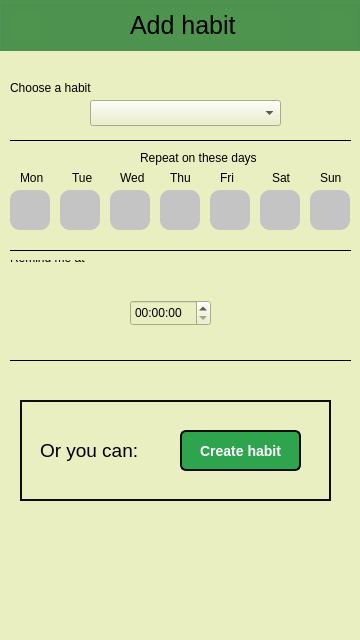
<?xml version="1.0" encoding="UTF-8"?>
<ui version="4.0">
 <class>AddHabit</class>
 <widget class="QWidget" name="AddHabit">
  <property name="geometry">
   <rect>
    <x>0</x>
    <y>0</y>
    <width>360</width>
    <height>640</height>
   </rect>
  </property>
  <property name="windowTitle">
   <string>Form</string>
  </property>
  <property name="styleSheet">
   <string notr="true">background: #E9EFC0;</string>
  </property>
  <widget class="QComboBox" name="Add_habit_comboBox">
   <property name="geometry">
    <rect>
     <x>90</x>
     <y>100</y>
     <width>191</width>
     <height>26</height>
    </rect>
   </property>
   <property name="styleSheet">
    <string notr="true">QComboBox::indicator{
    background-color:transparent;
    selection-background-color:transparent;
    color:transparent;
    selection-color:transparent;
}</string>
   </property>
   <property name="currentIndex">
    <number>-1</number>
   </property>
   <property name="maxVisibleItems">
    <number>100</number>
   </property>
  </widget>
  <widget class="QTimeEdit" name="timeEdit">
   <property name="geometry">
    <rect>
     <x>130</x>
     <y>300</y>
     <width>81</width>
     <height>26</height>
    </rect>
   </property>
   <property name="styleSheet">
    <string notr="true">QTimeEdit::MinuteSection{
stepBy:10;
}

QTimeEdit QAbstractSpinBox{
stepEnabled: True;
}

QTimeEdit QAbstractSpinBox::MinuteSection {
stepEnabled: True;
stepBy:10;
}</string>
   </property>
  </widget>
  <widget class="QLabel" name="label">
   <property name="geometry">
    <rect>
     <x>10</x>
     <y>250</y>
     <width>211</width>
     <height>16</height>
    </rect>
   </property>
   <property name="text">
    <string>Remind me at</string>
   </property>
  </widget>
  <widget class="Line" name="line">
   <property name="geometry">
    <rect>
     <x>10</x>
     <y>240</y>
     <width>341</width>
     <height>20</height>
    </rect>
   </property>
   <property name="frameShadow">
    <enum>QFrame::Plain</enum>
   </property>
   <property name="orientation">
    <enum>Qt::Horizontal</enum>
   </property>
  </widget>
  <widget class="Line" name="line_2">
   <property name="geometry">
    <rect>
     <x>10</x>
     <y>130</y>
     <width>341</width>
     <height>20</height>
    </rect>
   </property>
   <property name="frameShadow">
    <enum>QFrame::Plain</enum>
   </property>
   <property name="orientation">
    <enum>Qt::Horizontal</enum>
   </property>
  </widget>
  <widget class="Line" name="line_3">
   <property name="geometry">
    <rect>
     <x>10</x>
     <y>350</y>
     <width>341</width>
     <height>20</height>
    </rect>
   </property>
   <property name="frameShadow">
    <enum>QFrame::Plain</enum>
   </property>
   <property name="orientation">
    <enum>Qt::Horizontal</enum>
   </property>
  </widget>
  <widget class="QLabel" name="label_4">
   <property name="geometry">
    <rect>
     <x>140</x>
     <y>150</y>
     <width>261</width>
     <height>16</height>
    </rect>
   </property>
   <property name="text">
    <string>Repeat on these days</string>
   </property>
  </widget>
  <widget class="QLabel" name="label_5">
   <property name="geometry">
    <rect>
     <x>10</x>
     <y>80</y>
     <width>161</width>
     <height>16</height>
    </rect>
   </property>
   <property name="text">
    <string>Choose a habit</string>
   </property>
  </widget>
  <widget class="QGroupBox" name="groupBox_2">
   <property name="geometry">
    <rect>
     <x>0</x>
     <y>0</y>
     <width>361</width>
     <height>51</height>
    </rect>
   </property>
   <property name="styleSheet">
    <string notr="true">position: absolute;
width: 360px;
height: 65px;
left: 0px;
top: 0px;

background: #4E944F;
</string>
   </property>
   <property name="title">
    <string/>
   </property>
   <widget class="QLabel" name="label_7">
    <property name="geometry">
     <rect>
      <x>320</x>
      <y>10</y>
      <width>31</width>
      <height>31</height>
     </rect>
    </property>
    <property name="text">
     <string/>
    </property>
    <property name="pixmap">
     <pixmap>:/img/pick/Save.png</pixmap>
    </property>
   </widget>
   <widget class="QLabel" name="label_8">
    <property name="geometry">
     <rect>
      <x>130</x>
      <y>10</y>
      <width>151</width>
      <height>31</height>
     </rect>
    </property>
    <property name="styleSheet">
     <string notr="true">position: absolute;
width: 115px;
height: 37px;
left: 126px;
top: 5px;

font-family: 'Inter';
font-style: normal;
font-weight: 400;
font-size: 25px;
line-height: 30px;

color: #000000;
background: #4E944F;</string>
    </property>
    <property name="text">
     <string>Add habit</string>
    </property>
   </widget>
   <widget class="QPushButton" name="Add_habit_button">
    <property name="geometry">
     <rect>
      <x>310</x>
      <y>0</y>
      <width>51</width>
      <height>51</height>
     </rect>
    </property>
    <property name="styleSheet">
     <string notr="true">border: medium none;
  background-image: none; 
  background: transparent;
  float: left;
  background-color: transparent;</string>
    </property>
    <property name="text">
     <string/>
    </property>
   </widget>
   <widget class="QPushButton" name="pushButton_4">
    <property name="geometry">
     <rect>
      <x>0</x>
      <y>0</y>
      <width>51</width>
      <height>51</height>
     </rect>
    </property>
    <property name="styleSheet">
     <string notr="true">border: medium none;
  background-image: none; 
  background: transparent;
  float: left;
  background-color: transparent;</string>
    </property>
    <property name="text">
     <string/>
    </property>
    <property name="flat">
     <bool>false</bool>
    </property>
   </widget>
   <widget class="QLabel" name="label_21">
    <property name="geometry">
     <rect>
      <x>10</x>
      <y>10</y>
      <width>31</width>
      <height>31</height>
     </rect>
    </property>
    <property name="text">
     <string/>
    </property>
    <property name="pixmap">
     <pixmap resource="resources.qrc">:/img/pick/pick/Back.png</pixmap>
    </property>
    <property name="scaledContents">
     <bool>true</bool>
    </property>
   </widget>
   <widget class="QLabel" name="label_6">
    <property name="geometry">
     <rect>
      <x>320</x>
      <y>10</y>
      <width>31</width>
      <height>31</height>
     </rect>
    </property>
    <property name="text">
     <string/>
    </property>
    <property name="pixmap">
     <pixmap resource="resources.qrc">:/img/pick/pick/Save.png</pixmap>
    </property>
    <property name="scaledContents">
     <bool>true</bool>
    </property>
   </widget>
   <zorder>label_7</zorder>
   <zorder>label_8</zorder>
   <zorder>label_21</zorder>
   <zorder>label_6</zorder>
   <zorder>pushButton_4</zorder>
   <zorder>Add_habit_button</zorder>
  </widget>
  <widget class="QCheckBox" name="checkBox_2">
   <property name="geometry">
    <rect>
     <x>10</x>
     <y>190</y>
     <width>41</width>
     <height>40</height>
    </rect>
   </property>
   <property name="styleSheet">
    <string notr="true">QCheckBox::indicator{
background-color: #c4c4c4;
border-radius: 10px;
height:40 px;
width:40 px;

}

QCheckBox:indicator::checked
{
background-color:#2A64BB;
}
</string>
   </property>
   <property name="text">
    <string/>
   </property>
   <property name="checkable">
    <bool>true</bool>
   </property>
   <property name="checked">
    <bool>false</bool>
   </property>
  </widget>
  <widget class="QCheckBox" name="checkBox">
   <property name="geometry">
    <rect>
     <x>60</x>
     <y>190</y>
     <width>41</width>
     <height>40</height>
    </rect>
   </property>
   <property name="styleSheet">
    <string notr="true">QCheckBox::indicator{
background-color: #c4c4c4;
border-radius: 10px;
height:40 px;
width:40 px;

}

QCheckBox:indicator::checked
{
background-color:#2A64BB;
}
</string>
   </property>
   <property name="text">
    <string/>
   </property>
  </widget>
  <widget class="QCheckBox" name="checkBox_3">
   <property name="geometry">
    <rect>
     <x>160</x>
     <y>190</y>
     <width>41</width>
     <height>40</height>
    </rect>
   </property>
   <property name="styleSheet">
    <string notr="true">QCheckBox::indicator{
background-color: #c4c4c4;
border-radius: 10px;
height:40 px;
width:40 px;

}

QCheckBox:indicator::checked
{
background-color:#2A64BB;
}
</string>
   </property>
   <property name="text">
    <string/>
   </property>
  </widget>
  <widget class="QCheckBox" name="checkBox_4">
   <property name="geometry">
    <rect>
     <x>260</x>
     <y>190</y>
     <width>41</width>
     <height>40</height>
    </rect>
   </property>
   <property name="styleSheet">
    <string notr="true">QCheckBox::indicator{
background-color: #c4c4c4;
border-radius: 10px;
height:40 px;
width:40 px;

}

QCheckBox:indicator::checked
{
background-color:#2A64BB;
}
</string>
   </property>
   <property name="text">
    <string/>
   </property>
  </widget>
  <widget class="QCheckBox" name="checkBox_5">
   <property name="geometry">
    <rect>
     <x>210</x>
     <y>190</y>
     <width>41</width>
     <height>40</height>
    </rect>
   </property>
   <property name="styleSheet">
    <string notr="true">QCheckBox::indicator{
background-color: #c4c4c4;
border-radius: 10px;
height:40 px;
width:40 px;

}

QCheckBox:indicator::checked
{
background-color:#2A64BB;
}
</string>
   </property>
   <property name="text">
    <string/>
   </property>
  </widget>
  <widget class="QCheckBox" name="checkBox_6">
   <property name="geometry">
    <rect>
     <x>110</x>
     <y>190</y>
     <width>41</width>
     <height>40</height>
    </rect>
   </property>
   <property name="styleSheet">
    <string notr="true">QCheckBox::indicator{
background-color: #c4c4c4;
border-radius: 10px;
height:40 px;
width:40 px;

}

QCheckBox:indicator::checked
{
background-color:#2A64BB;
}
</string>
   </property>
   <property name="text">
    <string/>
   </property>
  </widget>
  <widget class="QCheckBox" name="checkBox_7">
   <property name="geometry">
    <rect>
     <x>310</x>
     <y>190</y>
     <width>41</width>
     <height>40</height>
    </rect>
   </property>
   <property name="styleSheet">
    <string notr="true">QCheckBox::indicator{
background-color: #c4c4c4;
border-radius: 10px;
height:40 px;
width:40 px;

}

QCheckBox:indicator::checked
{
background-color:#2A64BB;
}
</string>
   </property>
   <property name="text">
    <string/>
   </property>
  </widget>
  <widget class="QLabel" name="label_2">
   <property name="geometry">
    <rect>
     <x>20</x>
     <y>170</y>
     <width>25</width>
     <height>16</height>
    </rect>
   </property>
   <property name="styleSheet">
    <string notr="true">  background-image: none; </string>
   </property>
   <property name="text">
    <string>Mon</string>
   </property>
  </widget>
  <widget class="QLabel" name="label_3">
   <property name="geometry">
    <rect>
     <x>72</x>
     <y>170</y>
     <width>25</width>
     <height>16</height>
    </rect>
   </property>
   <property name="styleSheet">
    <string notr="true">  background-image: none; </string>
   </property>
   <property name="text">
    <string>Tue</string>
   </property>
  </widget>
  <widget class="QLabel" name="label_9">
   <property name="geometry">
    <rect>
     <x>120</x>
     <y>170</y>
     <width>25</width>
     <height>16</height>
    </rect>
   </property>
   <property name="styleSheet">
    <string notr="true">  background-image: none; </string>
   </property>
   <property name="text">
    <string>Wed</string>
   </property>
  </widget>
  <widget class="QLabel" name="label_10">
   <property name="geometry">
    <rect>
     <x>170</x>
     <y>170</y>
     <width>25</width>
     <height>16</height>
    </rect>
   </property>
   <property name="styleSheet">
    <string notr="true">  background-image: none; </string>
   </property>
   <property name="text">
    <string>Thu</string>
   </property>
  </widget>
  <widget class="QLabel" name="label_11">
   <property name="geometry">
    <rect>
     <x>220</x>
     <y>170</y>
     <width>25</width>
     <height>16</height>
    </rect>
   </property>
   <property name="styleSheet">
    <string notr="true">  background-image: none; </string>
   </property>
   <property name="text">
    <string>Fri</string>
   </property>
  </widget>
  <widget class="QLabel" name="label_12">
   <property name="geometry">
    <rect>
     <x>272</x>
     <y>170</y>
     <width>25</width>
     <height>16</height>
    </rect>
   </property>
   <property name="styleSheet">
    <string notr="true">  background-image: none; </string>
   </property>
   <property name="text">
    <string>Sat</string>
   </property>
  </widget>
  <widget class="QLabel" name="label_13">
   <property name="geometry">
    <rect>
     <x>320</x>
     <y>170</y>
     <width>25</width>
     <height>16</height>
    </rect>
   </property>
   <property name="styleSheet">
    <string notr="true">  background-image: none; </string>
   </property>
   <property name="text">
    <string>Sun</string>
   </property>
  </widget>
  <widget class="QFrame" name="frame">
   <property name="geometry">
    <rect>
     <x>20</x>
     <y>400</y>
     <width>311</width>
     <height>101</height>
    </rect>
   </property>
   <property name="styleSheet">
    <string notr="true">border:2px solid #0d0d0d;</string>
   </property>
   <property name="frameShape">
    <enum>QFrame::StyledPanel</enum>
   </property>
   <property name="frameShadow">
    <enum>QFrame::Raised</enum>
   </property>
   <widget class="QPushButton" name="pushButton">
    <property name="geometry">
     <rect>
      <x>160</x>
      <y>30</y>
      <width>121</width>
      <height>41</height>
     </rect>
    </property>
    <property name="styleSheet">
     <string notr="true">QPushButton {
  background-color: #2ea44f;
  border: 1px solid rgba(27, 31, 35, .15);
  border-radius: 6px;
  color: #fff;
  font-family: -apple-system,system-ui,&quot;Segoe UI&quot;,Helvetica,Arial,sans-serif,&quot;Apple Color Emoji&quot;,&quot;Segoe UI Emoji&quot;;
  font-size: 14px;
  font-weight: 600;
  line-height: 20px;
  padding: 6px 16px;
  position: relative;
  text-align: center;
  text-decoration: none;
  vertical-align: middle;
  white-space: nowrap;
}

QPushButton:focus:not(:focus-visible):not(.focus-visible) {
  box-shadow: none;
  outline: none;
}

QPushButton:hover {
  background-color: #2c974b;
}

QPushButton:disabled {
  background-color: #94d3a2;
  border-color: rgba(27, 31, 35, .1);
  color: rgba(255, 255, 255, .8);
}

.QPushButton:active {
  background-color: #298e46;
}</string>
    </property>
    <property name="text">
     <string>Create habit</string>
    </property>
   </widget>
   <widget class="QLabel" name="label_14">
    <property name="geometry">
     <rect>
      <x>20</x>
      <y>30</y>
      <width>131</width>
      <height>41</height>
     </rect>
    </property>
    <property name="font">
     <font>
      <pointsize>14</pointsize>
     </font>
    </property>
    <property name="styleSheet">
     <string notr="true">border:0px solid #0d0d0d;</string>
    </property>
    <property name="text">
     <string>Or you can:</string>
    </property>
   </widget>
  </widget>
 </widget>
 <resources>
  <include location="resources.qrc"/>
 </resources>
 <connections/>
</ui>
